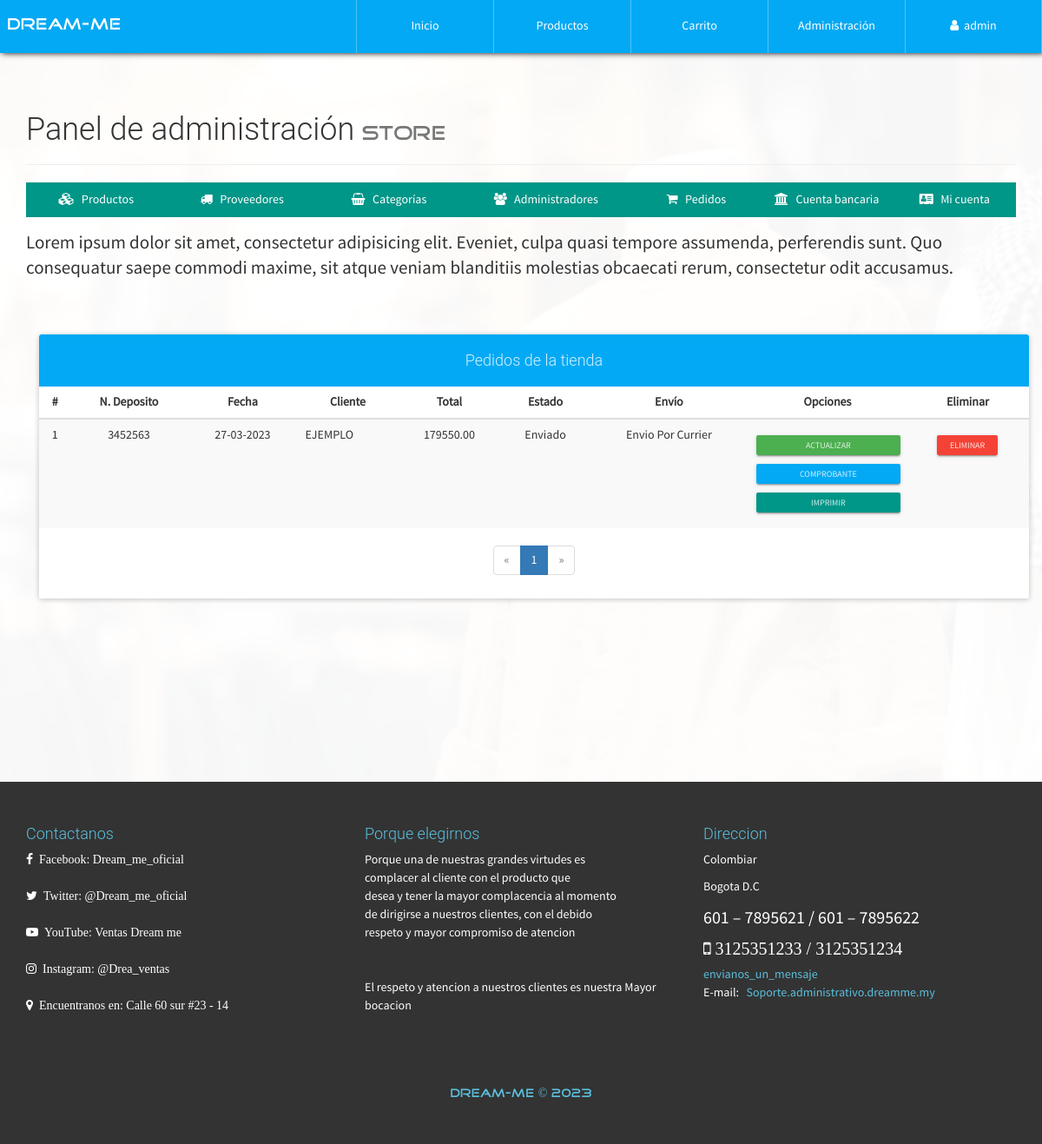
Page /configAdmin.php?view=order (signed in) on the committed database.
### tables this page shows
CREATE TABLE `venta` (
  `NumPedido` int(20) NOT NULL,
  `Fecha` varchar(150) NOT NULL,
  `NIT` varchar(30) NOT NULL,
  `TotalPagar` decimal(30,2) NOT NULL,
  `Estado` varchar(150) NOT NULL,
  `NumeroDeposito` varchar(50) NOT NULL,
  `TipoEnvio` varchar(37) NOT NULL,
  `Adjunto` varchar(50) NOT NULL
);

CREATE TABLE `cliente` (
  `NIT` varchar(30) NOT NULL,
  `Nombre` varchar(30) NOT NULL,
  `NombreCompleto` varchar(70) NOT NULL,
  `Apellido` varchar(70) NOT NULL,
  `Clave` text NOT NULL,
  `Direccion` varchar(200) NOT NULL,
  `Telefono` varchar(20) NOT NULL,
  `Email` varchar(30) NOT NULL
);

### library/consulSQL.php (called while the page is built, shortened)
<?php
class ejecutarSQL{
    private static function conectar(){
        $conn = mysqli_init();
        mysqli_ssl_set($conn, NULL, NULL, SSL, NULL, NULL);
        mysqli_real_connect($conn, SERVER, USER, PASS, BD, 3306, NULL, MYSQLI_CLIENT_SSL);
        return $conn;
    }
    public static function consultar($query){
        if (!$consul = mysqli_query(ejecutarSQL::conectar(), $query)) {
            echo 'Error en la consulta SQL ejecutada';
        }
        return $consul;
    }
}

### admin/order-view.php (the view, shortened to what this page needs)
<p class="lead">
    Lorem ipsum dolor sit amet, consectetur adipisicing elit. Eveniet, culpa quasi tempore assumenda, perferendis sunt. Quo consequatur saepe commodi maxime, sit atque veniam blanditiis molestias obcaecati rerum, consectetur odit accusamus.
</p>
<div class="container">
  <div class="row">
        <div class="col-xs-12">
            <br><br>
            <div class="panel panel-info">
                <div class="panel-heading text-center"><h4>Pedidos de la tienda</h4></div>
                <div class="table-responsive">
                    <table class="table table-striped table-hover">
                        <thead class="">
                            <tr>
                              <th class="text-center">#</th>
                                <th class="text-center">N. Deposito</th>
                                <th class="text-center">Fecha</th>
                                <th class="text-center">Cliente</th>
                                <th class="text-center">Total</th>
                                <th class="text-center">Estado</th>
                                <th class="text-center">Envío</th>
                                <th class="text-center">Opciones</th>
                                <th class="text-center">Eliminar</th>
                            </tr>
                        </thead>
                        <tbody>
                            <?php
                                $mysqli = mysqli_connect(SERVER, USER, PASS, BD);
                                mysqli_set_charset($mysqli, "utf8");
                                $pagina = isset($_GET['pag']) ? (int)$_GET['pag'] : 1;
                                $regpagina = 30;
                                $inicio = ($pagina > 1) ? (($pagina * $regpagina) - $regpagina) : 0;
                                $pedidos=mysqli_query($mysqli,"SELECT SQL_CALC_FOUND_ROWS * FROM venta LIMIT $inicio, $regpagina");
                                $totalregistros = mysqli_query($mysqli,"SELECT FOUND_ROWS()");
                                $totalregistros = mysqli_fetch_array($totalregistros, MYSQLI_ASSOC);
                                $numeropaginas = ceil($totalregistros["FOUND_ROWS()"]/$regpagina);
                                $cr=$inicio+1;
                              while($order=mysqli_fetch_array($pedidos, MYSQLI_ASSOC)){
                            ?>
                            <tr>
                              <td class="text-center"><?php echo $cr; ?></td>
                            <td class="text-center"><?php echo $order['NumeroDeposito']; ?></td>
                            <td class="text-center"><?php echo $order['Fecha']; ?></td>
                            <td>
                                <?php
                                    $conUs= ejecutarSQL::consultar("SELECT Nombre FROM cliente WHERE NIT='".$order['NIT']."'");
                                    $UsP=mysqli_fetch_array($conUs, MYSQLI_ASSOC);
                                    echo $UsP['Nombre'];
                                ?>
                            </td>
                            <td class="text-center"><?php echo $order['TotalPagar']; ?></td>
                            <td class="text-center"><?php echo $order['Estado']; ?></td>
                            <td class="text-center"><?php echo $order['TipoEnvio']; ?></td>
                            <td class="text-center">
                                <a href="#!" class="btn btn-raised btn-xs btn-success btn-block btn-up-order" data-code="<?php echo $order['NumPedido']; ?>">Actualizar</a>
                                <?php
                                    if(is_file("./assets/comprobantes/".$order['Adjunto'])){
                                      echo '<a href="./assets/comprobantes/'.$order['Adjunto'].'" target="_blank" class="btn btn-raised btn-xs btn-info btn-block">Comprobante</a>';
                                    }
                                ?>
                                <a href="./report/factura.php?id=<?php echo $order['NumPedido'];  ?>" class="btn btn-raised btn-xs btn-primary btn-block" target="_blank">Imprimir</a>
                            </td>
                            <td class="text-center">
                              <form action="process/delPedido.php" method="POST" class="FormCatElec" data-form="delete">
                                <button type="submit" class="btn btn-raised btn-xs btn-danger">Eliminar</button>
                              </form>
                            </td>
                            </tr>
                            <?php
                              $cr++;
                              }
                            ?>
                        </tbody>
                    </table>
                </div>
                <?php if($numeropaginas>=1): ?>
                <div class="text-center">
                  <ul class="pagination">
                    <?php if($pagina == 1): ?>
                        <li class="disabled">
                            <a>
                                <span aria-hidden="true">&laquo;</span>
                            </a>
                        </li>
                    <?php endif; ?>
                    <?php
                        for($i=1; $i <= $numeropaginas; $i++ ){
                            if($pagina == $i){
                                echo '<li class="active"><a href="configAdmin.php?view=order&pag='.$i.'">'.$i.'</a></li>';
                            }else{
                                echo '<li><a href="configAdmin.php?view=order&pag='.$i.'">'.$i.'</a></li>';
                            }
                        }
                    ?>
                    <?php if($pagina == $numeropaginas): ?>
                        <li class="disabled">
                            <a>
                                <span aria-hidden="true">&raquo;</span>
                            </a>
                        </li>
                    <?php endif; ?>
                  </ul>
                </div>
                <?php endif; ?>
            </div>
        </div>
  </div>
</div>

### css/style.css (style rules this page uses)
body { font-family: "FontFamilySPro"; line-height: 1.5; font-size: 1.4em; width: 100%; height: 100%; margin: 0px; padding: 0px; background-position: center center; background-repeat: no-repeat; background-attachment: fixed; background-size: cover; background-color: #fff; }
#container-page-configAdmin { background-image: url(../assets/img/img-registration.jpeg); }

### rows in the picture
venta: NumeroDeposito "3452563", Fecha "27-03-2023", NIT.Nombre "EJEMPLO", TotalPagar "179550.00", Estado "Enviado", TipoEnvio "Envio Por Currier"

### other values in the picture
$_SESSION['nombreAdmin'] "admin"
